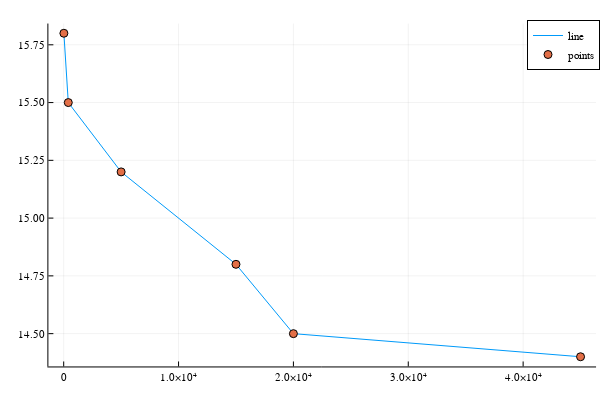

This figure's notebook cell:
### Code cell
plot(numpirates, globaltemperatures, label="line")  
scatter!(numpirates, globaltemperatures, label="points")

### Figure 1 — Plotly figure (JSON) as saved in the notebook; plotly's stock layout.template omitted (floating-point values rounded to 4 significant figures)
{"data": [{"colorbar": {"title": ""}, "legendgroup": "line", "line": {"color": "rgba(0, 154, 250, 1.000)", "dash": "solid", "shape": "linear", "width": 1}, "mode": "lines", "name": "line", "showlegend": true, "type": "scatter", "x": [45000, 20000, 15000, 5000, 400, 17], "xaxis": "x", "y": [14.4, 14.5, 14.8, 15.2, 15.5, 15.8], "yaxis": "y", "zmax": null, "zmin": null}, {"colorbar": {"title": ""}, "legendgroup": "points", "marker": {"color": "rgba(227, 111, 71, 1.000)", "line": {"color": "rgba(0, 0, 0, 1.000)", "width": 1}, "size": 8, "symbol": "circle"}, "mode": "markers", "name": "points", "showlegend": true, "type": "scatter", "x": [45000, 20000, 15000, 5000, 400, 17], "xaxis": "x", "y": [14.4, 14.5, 14.8, 15.2, 15.5, 15.8], "yaxis": "y", "zmax": null, "zmin": null}], "layout": {"annotations": [], "height": 400, "legend": {"bgcolor": "rgba(255, 255, 255, 1.000)", "bordercolor": "rgba(0, 0, 0, 1.000)", "borderwidth": 1, "font": {"color": "rgba(0, 0, 0, 1.000)", "family": "sans-serif", "size": 11}, "title": {"font": {"color": "rgba(0, 0, 0, 1.000)", "family": "sans-serif", "size": 15}, "text": ""}, "tracegroupgap": 0, "traceorder": "normal", "x": 1, "xanchor": "auto", "y": 1, "yanchor": "auto"}, "margin": {"b": 20, "l": 0, "r": 0, "t": 20}, "paper_bgcolor": "rgba(255, 255, 255, 1.000)", "plot_bgcolor": "rgba(255, 255, 255, 1.000)", "showlegend": true, "width": 600, "xaxis": {"anchor": "y", "domain": [0.08064, 0.9934], "gridcolor": "rgba(0, 0, 0, 0.100)", "gridwidth": 0.5, "linecolor": "rgba(0, 0, 0, 1.000)", "mirror": false, "range": [-1332.0, 46350.0], "showgrid": true, "showline": true, "showticklabels": true, "tickangle": 0, "tickcolor": "rgb(0, 0, 0)", "tickfont": {"color": "rgba(0, 0, 0, 1.000)", "family": "sans-serif", "size": 11}, "tickmode": "array", "ticks": "inside", "ticktext": ["0", "1.0×10⁴", "2.0×10⁴", "3.0×10⁴", "4.0×10⁴"], "tickvals": [0, 10000, 20000, 30000, 40000], "title": "", "titlefont": {"color": "rgba(0, 0, 0, 1.000)", "family": "sans-serif", "size": 15}, "type": "-", "visible": true, "zeroline": false, "zerolinecolor": "rgba(0, 0, 0, 1.000)"}, "yaxis": {"anchor": "x", "domain": [0.03762, 0.9902], "gridcolor": "rgba(0, 0, 0, 0.100)", "gridwidth": 0.5, "linecolor": "rgba(0, 0, 0, 1.000)", "mirror": false, "range": [14.36, 15.84], "showgrid": true, "showline": true, "showticklabels": true, "tickangle": 0, "tickcolor": "rgb(0, 0, 0)", "tickfont": {"color": "rgba(0, 0, 0, 1.000)", "family": "sans-serif", "size": 11}, "tickmode": "array", "ticks": "inside", "ticktext": ["14.50", "14.75", "15.00", "15.25", "15.50", "15.75"], "tickvals": [14.5, 14.75, 15, 15.25, 15.5, 15.75], "title": "", "titlefont": {"color": "rgba(0, 0, 0, 1.000)", "family": "sans-serif", "size": 15}, "type": "-", "visible": true, "zeroline": false, "zerolinecolor": "rgba(0, 0, 0, 1.000)"}}}
